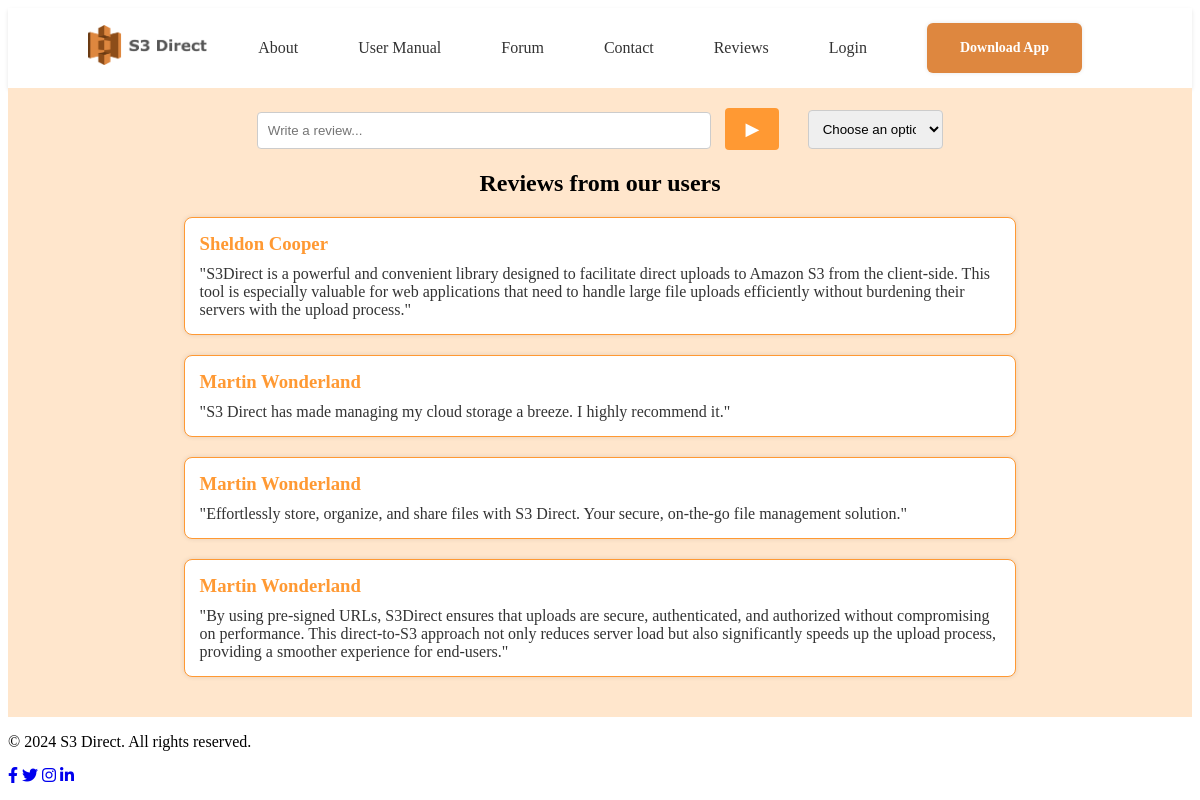
The app's page /reviews/ with its own data.
### Core/models.py (models this page shows)
class Reviews(models.Model):
    dateCreated = models.DateTimeField(auto_now_add = True)
    dateModified = models.DateTimeField(auto_now = True)
    primaryKey = models.UUIDField(default=uuid.uuid4, editable=False, unique=True)
    Profile = models.ForeignKey(Account, on_delete=models.CASCADE)
    Content = models.CharField(max_length=1000, default="")
    Rating = models.IntegerField(default=0)

### Authenticate/models.py (models this page shows)
class Account(models.Model):
    dateCreated = models.DateTimeField(auto_now_add = True)
    dateModified = models.DateTimeField(auto_now = True)
    primaryKey = models.UUIDField(default=uuid.uuid4, editable=False, unique=True)
    Username = models.OneToOneField(User, on_delete=models.CASCADE)
    isActive = models.BooleanField(default=False)
    email = models.CharField(max_length=100, default="")
    firstName = models.CharField(max_length=100, default="")
    lastName = models.CharField(max_length=100, default="")

### Core/views/ReviewsC.py (the view)
# urls.py: path("reviews/", ReviewsC.reviewsFunc, name = "ReviewsPage"),
def reviewsFunc(request):
    if request.method == 'GET':
        sortby, Param = str(request.GET.get('sortby')), None
        if sortby.endswith('date'):
            if sortby.startswith('asc'):
                Param = 'dateCreated'
            else:
                Param = '-dateCreated'
        else:
            if sortby.startswith('asc'):
                Param = 'Rating'
            else:
                Param = '-Rating'
        if request.user.is_authenticated:
            _Account = Account.objects.get(Username = request.user)
            UserReviews = Reviews.objects.filter(Profile = _Account).first()
            _Reviews = Reviews.objects.exclude(Profile = _Account).order_by(Param)
            context = {
                "isAuthenticated": True,
                "Account": _Account,
                "UserReviews": UserReviews,
                "Reviews": _Reviews
            }
        else:
            _Reviews = Reviews.objects.all().order_by(Param)
            context = {
                "isAuthenticated": False,
                "Reviews": _Reviews
            }
        return render(request, 'Public/Reviews/Reviews.html', context)
    else:
        return HttpResponseRedirect(reverse('Public:ReviewsPage'))

### Core/templates/Public/Reviews/Reviews.html (shortened to what this page needs)
{% extends 'Core.html' %}
{% block headSection %}
<link rel="stylesheet" href="/static/reviews_.css">
{% endblock %}
{% block content %}
    <div class="review-section">
      <div class="review-header">
          <div class="review-input">
            <form action="{% url 'Public:ReviewsUpdatePage' %}" method="post" enctype="multipart/form-data">
              {% if UserReviews %}
                <input type="text" placeholder="Write a review..." class="write-review" id="content" name="Content" value="{{ UserReviews.Content }}">
              {% else %}
                <input type="text" placeholder="Write a review..." class="write-review" id="content" name="Content">
              {% endif %}
              {% if isAuthenticated %}
                <button class="submit-btn" type="submit">&#9654;</button>
              {% else %}
                <button class="submit-btn" onclick="alert('Login to post review.')">&#9654;</button>
              {% endif %}
            </form>
          </div>
          <select class="filter" onchange="window.location.href = this.value;">
            <option value="" selected disabled>Choose an option</option>
          </select>
      </div>
      <h2>Reviews from our users</h2>
      {% for r in Reviews %}
        <div class="review">
            <h3>{{ r.Profile.firstName }} {{ r.Profile.lastName }}</h3>
            <p>"{{ r.Content }}"</p>
        </div>
      {% empty %}
        <h4>No Reviews</h4>
      {% endfor %}
    </div>
{% endblock %}

### Core/static/reviews_.css (style rules this page uses)
.review-section { background-color: #ffe6cc; padding: 20px; }
.review-input { width: 80%; }
.write-review { width: 80%; }
.review-header { display: flex; align-items: center; margin-bottom: 20px; width: 60%; margin-left: auto; margin-right: auto; }
.review-header input[type="text"] { flex: 1; padding: 10px; border: 1px solid #ccc; border-radius: 4px; }
.review-header .submit-btn { background-color: #ff9933; border: none; padding: 10px 20px; margin-left: 10px; color: white; font-size: 18px; border-radius: 4px; cursor: pointer; }
.review-header .filter { margin-left: 10px; padding: 10px; border: 1px solid #ccc; border-radius: 4px; width: 20%; }
.review { background: white; border: 1px solid #ff9933; border-radius: 8px; padding: 15px; box-shadow: 0 0 5px rgba(0, 0, 0, 0.1); width: 70%; margin-left: auto; margin-right: auto; margin-bottom: 20px; }
.review-section h2 { align-items: center; text-align: center; }
.review h3 { margin: 0 0 10px 0; color: #ff9933; }
.review p { margin: 0; color: #333; }

### records on screen
Reviews: Profile.firstName "Sheldon", Profile.lastName "Cooper", Content "S3Direct is a powerful and convenient library designed to facilitate direct uploads to Amazon S3 from the client-side. This tool is especially valuable for web applications that need to handle large file uploads efficiently without burdening their servers with the upload process."
Reviews: Profile.firstName "Martin", Profile.lastName "Wonderland", Content "S3 Direct has made managing my cloud storage a breeze. I highly recommend it."
Reviews: Profile.firstName "Martin", Profile.lastName "Wonderland", Content "Effortlessly store, organize, and share files with S3 Direct. Your secure, on-the-go file management solution."
Reviews: Profile.firstName "Martin", Profile.lastName "Wonderland", Content "By using pre-signed URLs, S3Direct ensures that uploads are secure, authenticated, and authorized without compromising on performance. This direct-to-S3 approach not only reduces server load but also significantly speeds up the upload process, providing a smoother experience for end-users."
